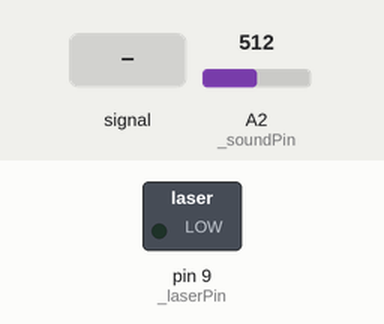
Recording of a sketch running on a simulated Arduino Uno, built with avr-gcc and run on an emulated ATmega328P. Parts: switched loads named in the sketch (green lamp = pin HIGH). Dashed ring = blinking. The inputs (shaded band) are chosen by the test bench; at power-on: A2 (_soundPin) = 512.

Above: at 1.8 s.
1.9 s: A2 (_soundPin) set to 109
3.5 s: A2 (_soundPin) set to 94
At 4.5 s:
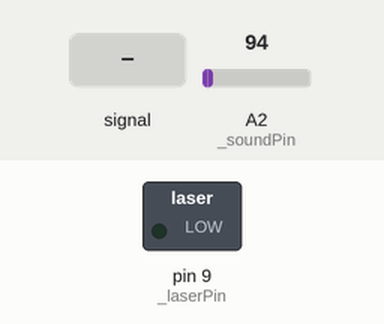
5.0 s: A2 (_soundPin) fed a 200 Hz sine of ±81 counts around its level
At 5.5 s:
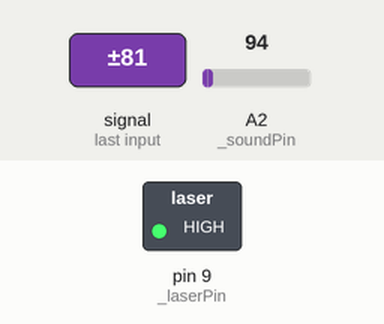
9.1 s: A2 (_soundPin) set to 0
At 9.1 s:
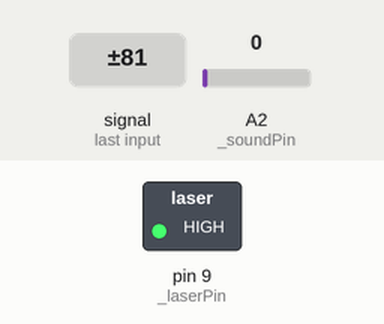
10.6 s: A2 (_soundPin) set to 110
At 12.4 s:
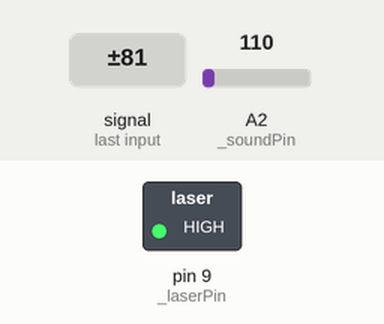
Timing chart, 0 to 15.7 s (numbered marks = the images above; inputs shaded):
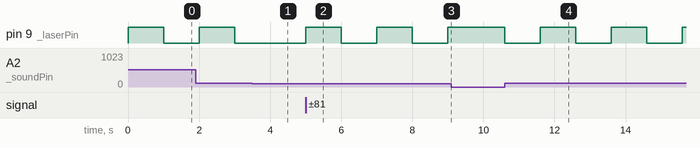

The sketch:

arduino_bigsoundwithlaser.ino
```cpp
const int _soundPin = A2;
const int _threshHold = 100;
const int _laserPin = 9;

bool _toggleLaser = false;

void setup() {
  // put your setup code here, to run once:
  Serial.begin(9600);
  pinMode(_soundPin, INPUT);
  pinMode(_laserPin, OUTPUT);
}

void loop() {
  // put your main code here, to run repeatedly:
  int sensorRead = analogRead(_soundPin);

  if(sensorRead >= _threshHold){
    _toggleLaser = !_toggleLaser;

    if(_toggleLaser) {
      digitalWrite(_laserPin, HIGH);
      delay(1000);
    }
    else {
      digitalWrite(_laserPin, LOW);
      delay(1000);
    }
  }
}
```

Measured:
- the behaviour switches between 100 and 99 on A2 (_soundPin) (found by bisection; images 0 and 1)
- after the input at 3.5 s, pin 9 (_laserPin): stays LOW (without the input it goes to HIGH after 0.50 s)
- after the input at 5.0 s, pin 9 (_laserPin): alternates HIGH for 1.0 s and LOW for 1.0 s, starting at once
- after the input at 9.1 s, pin 9 (_laserPin): stays HIGH (without the input it goes to LOW after 0.90 s)
- after the input at 10.6 s, pin 9 (_laserPin): alternates HIGH for 1.0 s and LOW for 1.0 s, starting at once
